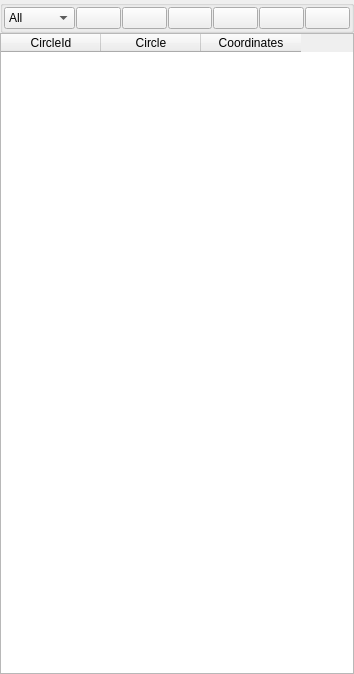
<?xml version="1.0" encoding="UTF-8"?>
<ui version="4.0">
 <class>CircleMenu</class>
 <widget class="QWidget" name="CircleMenu">
  <property name="geometry">
   <rect>
    <x>0</x>
    <y>0</y>
    <width>354</width>
    <height>674</height>
   </rect>
  </property>
  <property name="windowTitle">
   <string>Form</string>
  </property>
  <layout class="QVBoxLayout" name="verticalLayout">
   <property name="spacing">
    <number>0</number>
   </property>
   <property name="leftMargin">
    <number>0</number>
   </property>
   <property name="topMargin">
    <number>0</number>
   </property>
   <property name="rightMargin">
    <number>0</number>
   </property>
   <property name="bottomMargin">
    <number>0</number>
   </property>
   <item>
    <widget class="QGroupBox" name="groupBox">
     <property name="title">
      <string/>
     </property>
     <layout class="QHBoxLayout" name="horizontalLayout_2">
      <property name="spacing">
       <number>1</number>
      </property>
      <property name="leftMargin">
       <number>1</number>
      </property>
      <property name="topMargin">
       <number>1</number>
      </property>
      <property name="rightMargin">
       <number>1</number>
      </property>
      <property name="bottomMargin">
       <number>1</number>
      </property>
      <item>
       <widget class="QComboBox" name="comboBox_loadOrder">
        <item>
         <property name="text">
          <string>All</string>
         </property>
        </item>
        <item>
         <property name="text">
          <string>Loaded</string>
         </property>
        </item>
       </widget>
      </item>
      <item>
       <widget class="QPushButton" name="pushButton_splitz">
        <property name="text">
         <string/>
        </property>
       </widget>
      </item>
      <item>
       <widget class="QPushButton" name="pushButton_saveCircle">
        <property name="text">
         <string/>
        </property>
       </widget>
      </item>
      <item>
       <widget class="QPushButton" name="pushButton_loadCircle">
        <property name="toolTip">
         <string/>
        </property>
        <property name="toolTipDuration">
         <number>-1</number>
        </property>
        <property name="text">
         <string/>
        </property>
       </widget>
      </item>
      <item>
       <widget class="QPushButton" name="pushButton_unloadCircle">
        <property name="text">
         <string/>
        </property>
       </widget>
      </item>
      <item>
       <widget class="QPushButton" name="pushButton_deleteCircle">
        <property name="text">
         <string/>
        </property>
       </widget>
      </item>
      <item>
       <widget class="QPushButton" name="pushButton_removeCircle">
        <property name="text">
         <string/>
        </property>
       </widget>
      </item>
     </layout>
    </widget>
   </item>
   <item>
    <widget class="QTableWidget" name="tableWidget_circle">
     <column>
      <property name="text">
       <string>CircleId</string>
      </property>
     </column>
     <column>
      <property name="text">
       <string>Circle</string>
      </property>
     </column>
     <column>
      <property name="text">
       <string>Coordinates</string>
      </property>
     </column>
    </widget>
   </item>
  </layout>
 </widget>
 <resources/>
 <connections/>
</ui>
